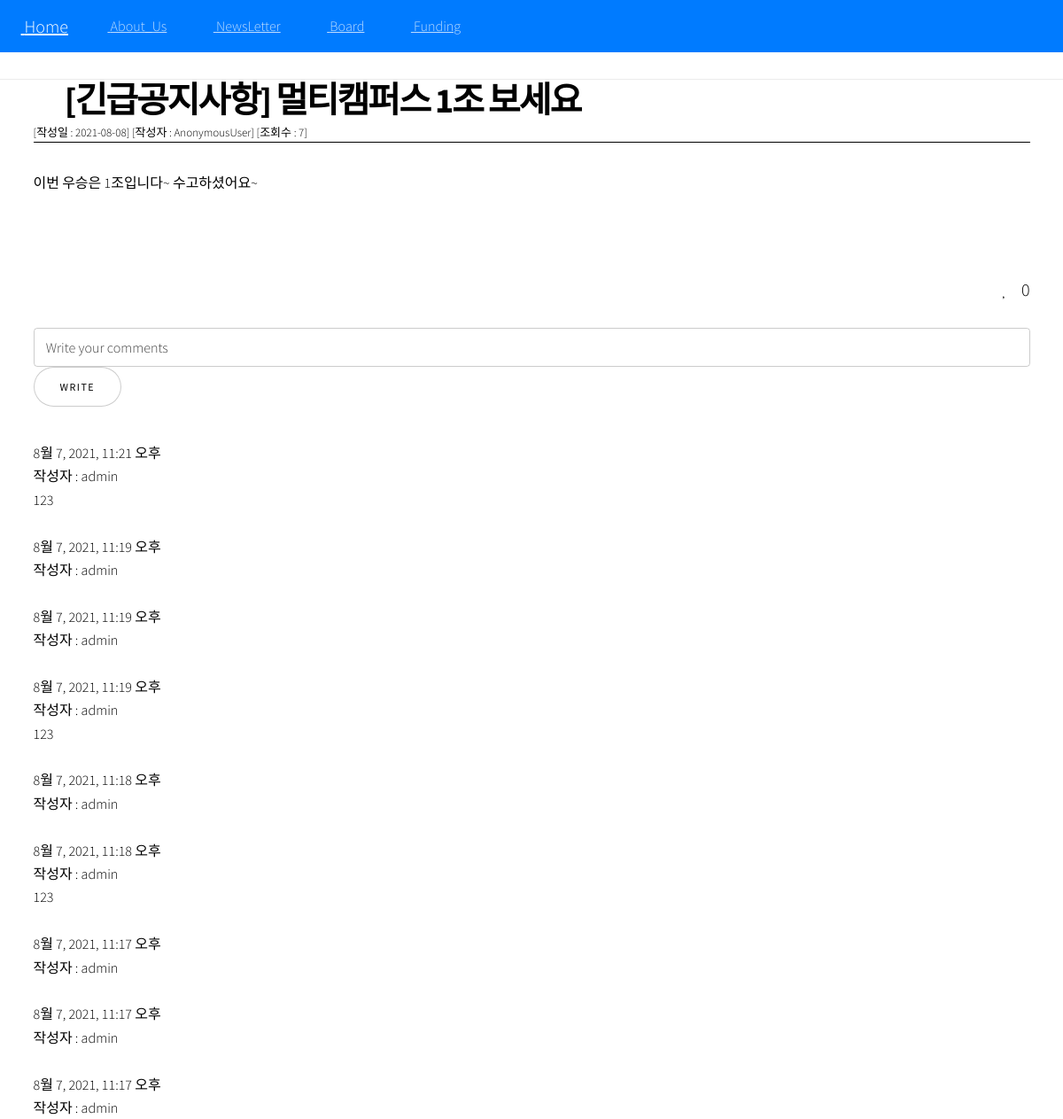
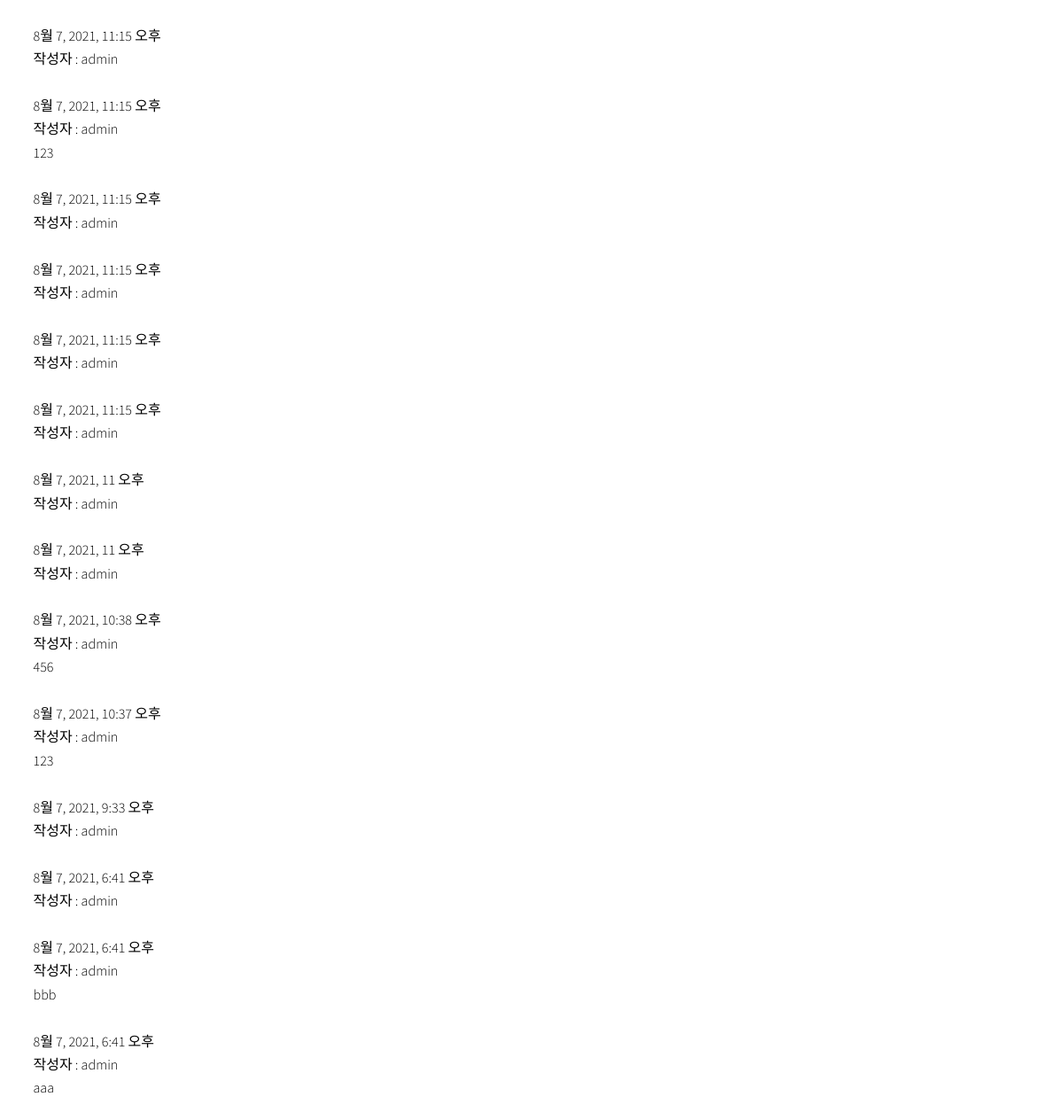
The app's page /board/13/ (upper part), older data (2 pictures, top to bottom).
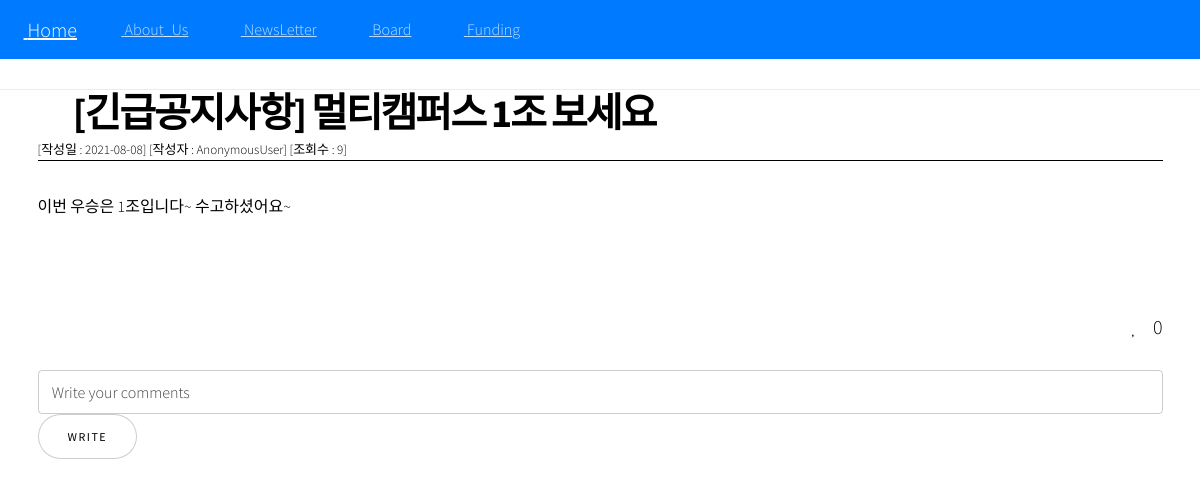
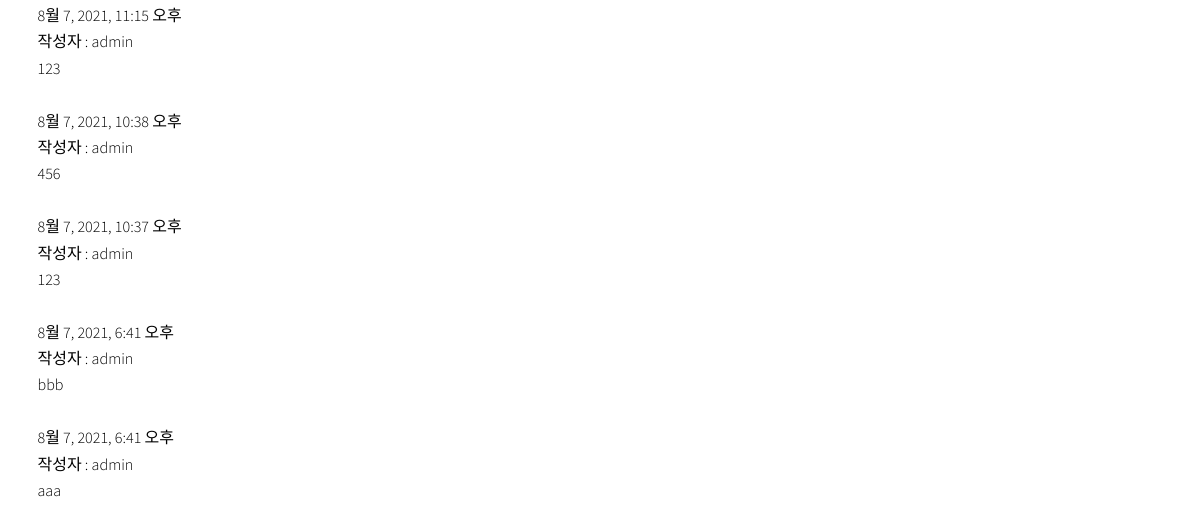
The same page, newer data (2 pictures, top to bottom).
### board/models.py (models this page shows, shortened)
class Post(models.Model):
    title = models.CharField(verbose_name='TITLE', max_length=50)
    description = models.CharField('DESCRIPTION', max_length=100, blank=True,
    help_text='simple description text.')
    content = models.TextField('CONTENT')
    create_dt = models.DateTimeField('CREATE DATE', auto_now_add=True)
    modify_dt = models.DateTimeField('MODIFY DATE', auto_now=True)
    user = models.ForeignKey(User,on_delete=models.CASCADE,
        verbose_name='USER', blank=True, null=True)
    hits = models.PositiveIntegerField("조회수",default=0)
    like = models.ManyToManyField(settings.AUTH_USER_MODEL, related_name="like_posts", blank=True)
    class Meta:
        verbose_name = 'post'
        verbose_name_plural = 'posts'
        db_table = 'board_posts'
        ordering = ('-create_dt',)
    def save(self,*args,**kwargs):
        super().save(*args,**kwargs)
    @property
    def hits_count(self):
        self.hits = self.hits + 1
        self.save()

class Comment(models.Model):
    post=models.ForeignKey(Post, on_delete=models.CASCADE, null=True,
        related_name='comments')
    comment_date = models.DateTimeField(auto_now_add=True)
    comment_contents = models.CharField(max_length=200)
    comment_writer= models.ForeignKey(User,on_delete=models.CASCADE, null=True)
    class Meta:
        ordering=['-id']

### board/views.py (the view)
# urls.py: path('<int:pk>/',PostDetailView.as_view(), name="detail"),
class PostDetailView(DetailView):
    model = Post

### board/templates/board/post_detail.html (shortened to what this page needs)
{% extends 'base.html' %}
{% load bootstrap4 %}
{% block content%}
<div class="container">
    <h1 style=" font-size:40px; font-weight: bold; margin-bottom: 0px;"><i class="fas fa-fish"></i> {{object.title}}
    </h1>
    <P style="font-size:13px; margin-top:2px; border-bottom: 1px solid black;">
    [작성일 : {{object.modify_dt|date:"Y-m-d"}}] [작성자 : {{user}}] [조회수 : {{object.hits}}]</P>
    <div>
        {% autoescape off %}
        {{ object.content }}
        {% endautoescape%}
    </div>
    <div class="text-right">
        {% if user.is_active %}
            {% if user in post.like.all %}
                <a href="{% url 'board:like' post.id %}" >
                <i class="fas fa-heart"></i>
            {% else %}
                <a href="{% url 'board:like' post.id %}" >
                <i class="far fa-heart"></i>
            {% endif %}
        </a>
        <span style="font-size:20px; margin-left:8px">{{post.like.count}}</span>
        {% else %}
            <i class="far fa-heart mr-2"></i><span style="font-size:20px; margin-left:8px">{{post.like.count}}</span>
        {% endif %}
    </div>
    <br>
    <form action="{% url 'board:comment' post.pk %}" method="POST" id="f1" >
        <input type="text" name="content" placeholder="Write your comments">
        {% if user.is_active %}
            <input type="submit" value="Write"/>
        {% else %}
            <a href="{% url 'login' %}" class="button  smooth-scroll-middle">Write</a>
        {% endif %}
    </form>
    {% for comment in post.comments.all %}
        <div class="comment">
            <div class="date">{{comment.comment_date}}</div>
            <p style="margin-bottom:0px">작성자 : {{comment.comment_writer}}</p>
            <p style="margin-bottom:0px">{{comment.comment_contents}}</p>
        </div>
        <br>
    {%empty%}
        <p>No comment</p>
    {% endfor %}
</div>
{% endblock %}

Row changes from the older to the newer data that the page shows:
removed Comment: comment_date "8월 7, 2021, 11:21 오후", comment_writer "admin", comment_contents "123"
removed Comment: comment_date "8월 7, 2021, 11:19 오후", comment_writer "admin"
removed Comment: comment_date "8월 7, 2021, 11:19 오후", comment_writer "admin"
removed Comment: comment_date "8월 7, 2021, 11:19 오후", comment_writer "admin", comment_contents "123"
removed Comment: comment_date "8월 7, 2021, 11:18 오후", comment_writer "admin"
removed Comment: comment_date "8월 7, 2021, 11:18 오후", comment_writer "admin", comment_contents "123"
removed Comment: comment_date "8월 7, 2021, 11:17 오후", comment_writer "admin"
removed Comment: comment_date "8월 7, 2021, 11:17 오후", comment_writer "admin"
removed Comment: comment_date "8월 7, 2021, 11:17 오후", comment_writer "admin"
removed Comment: comment_date "8월 7, 2021, 11:15 오후", comment_writer "admin"
removed Comment: comment_date "8월 7, 2021, 11:15 오후", comment_writer "admin"
removed Comment: comment_date "8월 7, 2021, 11:15 오후", comment_writer "admin"
removed Comment: comment_date "8월 7, 2021, 11:15 오후", comment_writer "admin"
removed Comment: comment_date "8월 7, 2021, 11:15 오후", comment_writer "admin"
removed Comment: comment_date "8월 7, 2021, 11 오후", comment_writer "admin"
removed Comment: comment_date "8월 7, 2021, 11 오후", comment_writer "admin"
removed Comment: comment_date "8월 7, 2021, 9:33 오후", comment_writer "admin"
removed Comment: comment_date "8월 7, 2021, 6:41 오후", comment_writer "admin"
changed Post "[긴급공지사항] 멀티캠퍼스 1조 보세요": hits "7" → "9"
